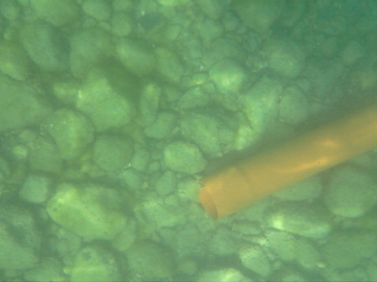
#> input picture images/img2.png, 377 x 282 px, found by its file name
$ python detectionv2.py
#> lines starting #> are read from the running program, lines starting #| are printed output that depends on the picture
from distutils.log import info
from unittest import result
import cv2 as cv
from cv2 import imshow
from cv2 import split
from cv2 import Sobel
import numpy as np
import argparse

from pyparsing import RecursiveGrammarException

# path = '/home/leo/Escritorio/Uware/1_imagenes/underwater_id/images/img1.webp'
path = '/home/leo/Escritorio/Uware/1_imagenes/underwater_id/images/img2.png'
img = cv.imread(path)
#> img is the input picture: shape (282, 377, 3); mean B, G, R 103, 155.7, 112.6


#-------------------------------------  PRE-PROCESAMIENTO   ----------------------

img_lab = cv.cvtColor(img, cv.COLOR_RGB2LAB)
#> img_lab: shape (282, 377, 3); mean of channels 0, 1, 2 152.2, 101.5, 145.2
rows, columns, channel  = img_lab.shape
#> rows = 282; columns = 377; channel = 3
l, a, b = cv.split(img_lab)
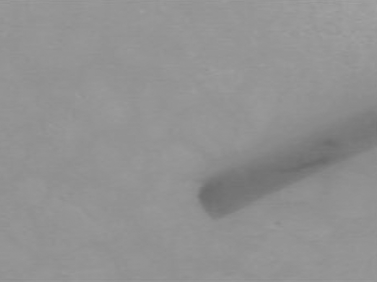
#> b: shape (282, 377); min 105, max 162, mean 145.2

l_blur = cv.medianBlur(l, 5)

for row in range(rows):
    for column in range(columns):
        l_in=  img_lab[row, column, 0]
        l_out = (1.5*l_in) - (0.5*l_blur[row, column])
        img_lab[row, column, 0] = l_out
#> img_lab: shape (282, 377, 3); mean of channels 0, 1, 2 152, 101.5, 145.2

result = cv.cvtColor(img_lab, cv.COLOR_LAB2RGB)
result_gr = cv.cvtColor(img_lab, cv.COLOR_RGB2GRAY)
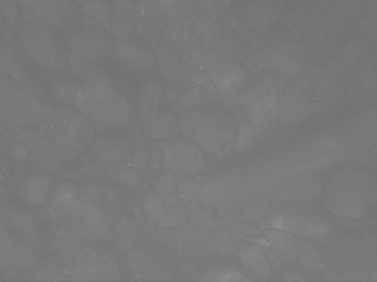
#> result_gr: shape (282, 377); min 112, max 140, mean 121.6
# create a CLAHE object (Arguments are optional).
clahe = cv.createCLAHE(clipLimit=2.0, tileGridSize=(8,8))

img_lab[...,0] = clahe.apply(img_lab[...,0])
#> img_lab: shape (282, 377, 3); mean of channels 0, 1, 2 145.5, 101.5, 145.2


result_prep = cv.cvtColor(img_lab, cv.COLOR_LAB2RGB)
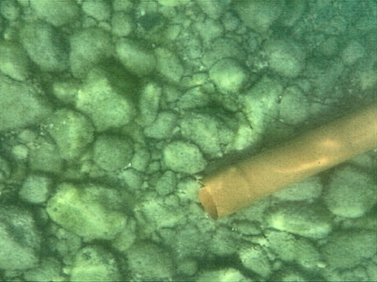
#> result_prep: shape (282, 377, 3); mean B, G, R 96.7, 149.3, 106.5

#--------------Clusterización -----------------------------------------#


rows, columns, channel  = result_prep.shape
# features = np.zeros(shape=(rows,columns, 4))


 # Eliminacion del ruido de fondo
img_rgb = cv.bilateralFilter(result_prep, 15, 90, 90)
img_hsv = cv.cvtColor(img_rgb, cv.COLOR_RGB2HSV)
#> img_hsv: shape (282, 377, 3); mean H, S, V 64.8, 93.1, 149.5

ddepth = cv.CV_16S

#Reduccion del canal H en el espacio HSV
h, s, v = cv.split(img_hsv)
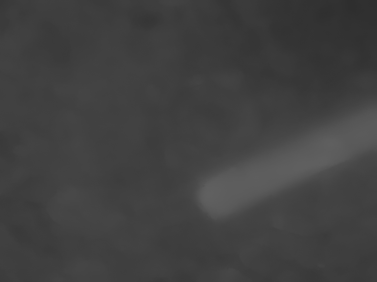
#> h: shape (282, 377); min 45, max 96, mean 64.8
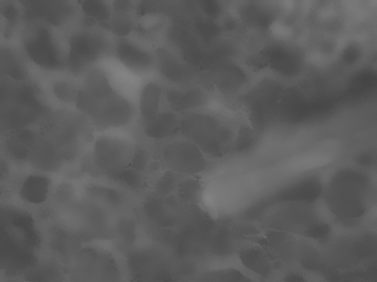
#> s: shape (282, 377); min 68, max 133, mean 93.1
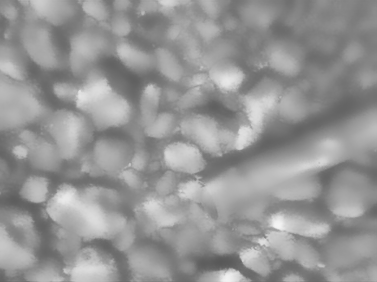
#> v: shape (282, 377); min 88, max 244, mean 149.5
h = h - 20
img_hsv_2 = cv.merge((h,s,v))
#> img_hsv_2: shape (282, 377, 3); mean H, S, V 44.8, 93.1, 149.5

img_rgb = cv.cvtColor(img_hsv_2, cv.COLOR_HSV2RGB)
# img_gray = cv.cvtColor(img_bgr, cv.COLOR_RGB2GRAY)


img_meanshift = cv.pyrMeanShiftFiltering(img_rgb, 20, 20)

########################################################################

# Forma del filtro
erosion_type = cv.MORPH_RECT
erosion_type2 = cv.MORPH_ELLIPSE
# El último parámetro es el tamaño del filtro, en este caso 5x5
element = cv.getStructuringElement(erosion_type, (6,6))
element2 = cv.getStructuringElement(erosion_type2, (4,4))


# dst = cv.erode(dst,element2)
dst = cv.morphologyEx(img_meanshift, cv.MORPH_CLOSE, element2)
dst2 = cv.morphologyEx(dst, cv.MORPH_CLOSE, element2)
dst3 = cv.dilate(dst2, element)
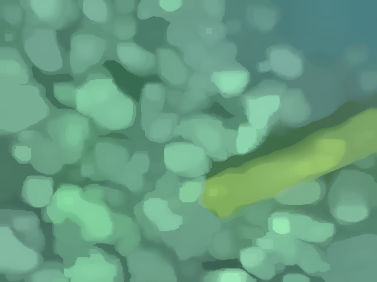
#> dst3: shape (282, 377, 3); mean B, G, R 129.2, 157.2, 102.6


# cv2.cvtColor is applied over the
# image input with applied parameters
# to convert the image in grayscale
# img = cv.cvtColor(dst, cv.COLOR_BGR2GRAY)

# # applying different thresholding
# # techniques on the input image
# thresh1 = cv.adaptiveThreshold(img, 255, cv.ADAPTIVE_THRESH_MEAN_C,
#                                           cv.THRESH_BINARY, 199, 1)

# thresh2 = cv.adaptiveThreshold(img, 255, cv.ADAPTIVE_THRESH_GAUSSIAN_C,
#                                           cv.THRESH_BINARY, 199, 1)

# # the window showing output images
# # with the corresponding thresholding
# # techniques applied to the input image
# cv.imshow('Adaptive Mean', thresh1)
# cv.imshow('Adaptive Gaussian', thresh2)


# img_hsv = cv.cvtColor(dst, cv.COLOR_RGB2HSV)
# Z = img_hsv.reshape((-1,3))
# # convert to np.float32
# Z = np.float32(Z)
# # define criteria, number of clusters(K) and apply kmeans()
# criteria = (cv.TERM_CRITERIA_EPS + cv.TERM_CRITERIA_MAX_ITER, 10, 1.0)
# K = 5
# ret,label,center=cv.kmeans(Z,K,None,criteria,10,cv.KMEANS_RANDOM_CENTERS)
# # Now convert back into uint8, and make original image
# center = np.uint8(center)
# res = center[label.flatten()]
# res3 = res.reshape((img_hsv.shape))


# imshow('resultado preprocesamiento', result)
# imshow('entrada', result2)
# imshow('hsv1', img_hsv)
# imshow('hsv2', img_hsv_2)
# imshow('rgb', img_rgb)
imshow('menashift', img_meanshift)
imshow('dst', dst)
imshow('dst2', dst2)
imshow('dst3', dst3)
# imshow('hsv2', res3)

cv.waitKey(0)
# # print(np.shape(l))
cv.destroyAllWindows()
# [47 lines of commented-out code are left out]

$ run again, with images/img1.png copied over images/img2.png
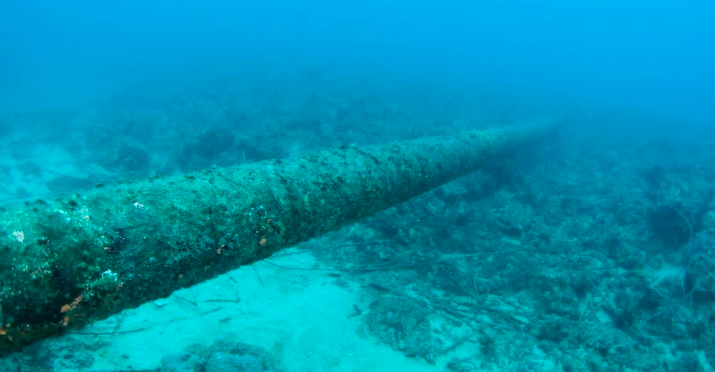
#> input picture images/img1.png, 715 x 372 px, found by its file name
#> img is the input picture: shape (372, 715, 3); mean B, G, R 173.5, 143.9, 0.3
#> img_hsv: shape (372, 715, 3); mean H, S, V 25.2, 240.8, 170.4
#> `h, s, v = cv.split(img_hsv)`:
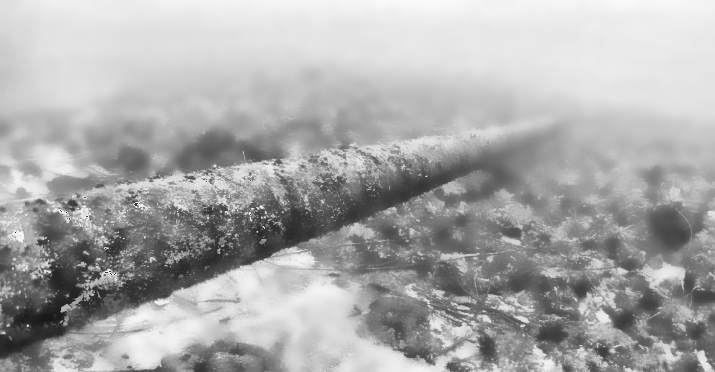
#> v: shape (372, 715); min 24, max 251, mean 170.4
#> img_hsv_2: shape (372, 715, 3); mean H, S, V 5.2, 240.8, 170.4
#> `dst3 = cv.dilate(dst2, element)`:
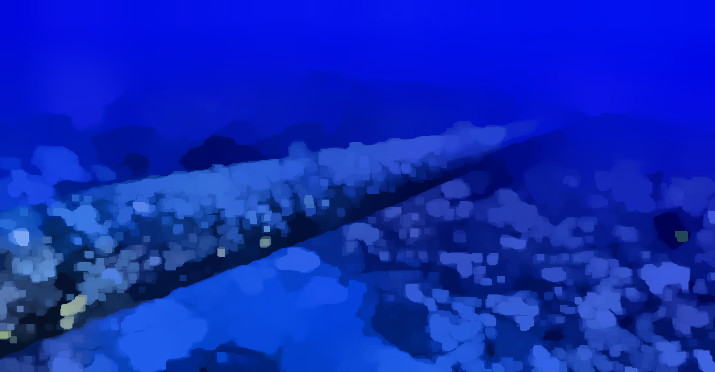
#> dst3: shape (372, 715, 3); mean B, G, R 184, 40.7, 14

$ run again, with images/img10.png copied over images/img2.png
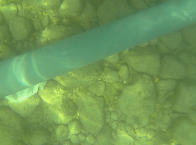
#> input picture images/img10.png, 196 x 145 px, found by its file name
#> img is the input picture: shape (145, 196, 3); mean B, G, R 87.3, 151.7, 112.5
#> img_hsv: shape (145, 196, 3); mean H, S, V 70.1, 113.6, 153
#> `h, s, v = cv.split(img_hsv)`:
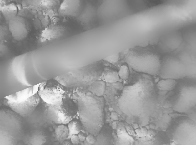
#> v: shape (145, 196); min 89, max 251, mean 153
#> img_hsv_2: shape (145, 196, 3); mean H, S, V 50.1, 113.6, 153
#> `dst3 = cv.dilate(dst2, element)`:
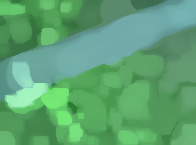
#> dst3: shape (145, 196, 3); mean B, G, R 115.3, 163.7, 93.4
